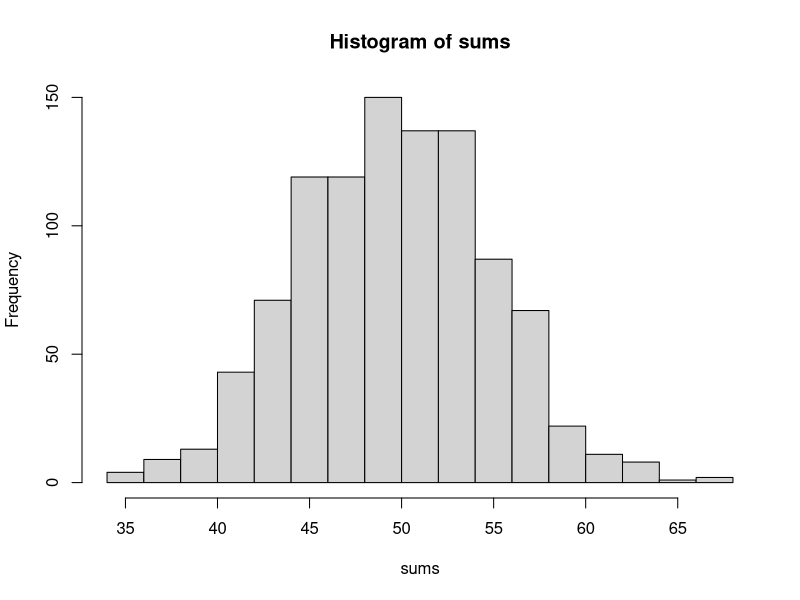

Recreate this plot in R.
# example with cumsum
x <- 1:50 #x is a sequence from 1 to 50
y <- cumsum(x) # y = 1, 1+2, 1+2+3, 1+2+3+4,....

# Simulation example
# Simulation of counting the number of heads for 100 coin flips
sim <- 1000 # number of simulations
sums <- replicate(1000,0)
for(i in 1:sim){
  vals <- sample(c(0,1),100,replace=TRUE) # create the random values
  sums[i] = sum(vals) # calculate the value of interest
}
hist(sums, breaks = 15) # example of histogram plot with 15 bars

sum(sums==50)/sim # probability of getting exactly 50 out of 100 heads

sum(sums>40)/sim # probability of getting at least 40 heads
